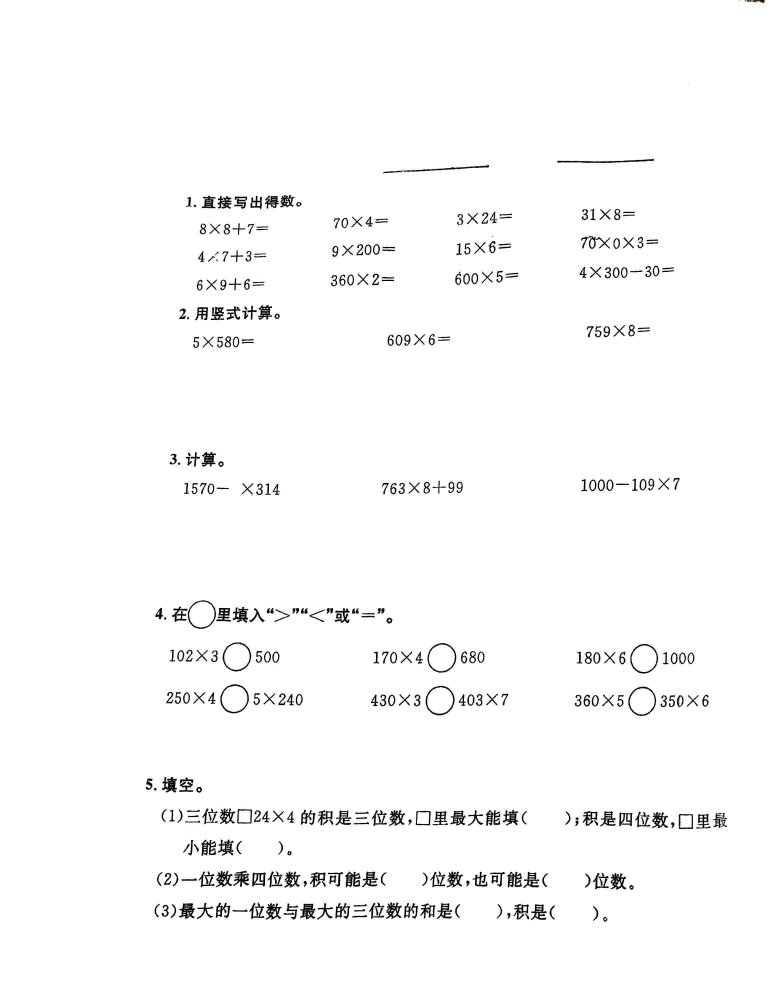
#> input picture app/assets/benchmark/demo-01-1.png, 2304 x 3001 px, given in place of clipboard-2026-10-01T02-13-32-670Z-bda9060e.jpg, which was not available (shown at 1/3 size)
$ python ingest_20261001_p3.py
#> lines starting #> are read from the running program, lines starting #| are printed output that depends on the picture; after the words box and inside, x2 and y2 are one past the last pixel; in counts of white or black regions, pixels touching at a corner belong together; pictures that were not available may be replaced by others from this repository, and a replacement may not be noted
#> in main, im is the input picture: PIL image 2304x3001 RGB; mean R, G, B 249.8, 249.8, 249.8
# -*- coding: utf-8 -*-
"""第 7 份图片（三年级第一学期第一、二单元素养卷 · 第三部分 应用）全量识别。

源图：clipboard-2026-10-01T02-13-32-670Z-bda9060e.jpg (1279 x 1706)
卷面：第三部分 应用
        1、王老师家电费（一个季度几个月）
        2、4 本书摞起来 24 毫米，40 本多高
        3、3 天看完故事书，前两天平均 125 页、第三天 85 页
        4、自行车 289 元买 3 辆，900 元够吗（用两种方法解答）
      共 **4 题**入库（全部是解答题）。

版面：本页笔迹极多（红笔批改 + 铅笔作答 + 铅笔圈画），与第 6 份卷同源（同一份卷的第三部分）。
定位沿用「印刷黑」掩膜（lum<118 且彩度<42），实测印刷行核密度 120–360，笔迹带只有 3–40。

实测（原图坐标）：
   板块标题「第三部分 应用」  y 30–60    x 572–796
   题1 行1 y 130–165  x 163–1192（题号「1.」163–181，正文 194 起）
       行2 y 170–196  x 162–568   ← 顶格，比题号起点还靠左 1px
   题2 行1 y 484–516  x 160–1192（题号「2.」160–179，正文 190 起）
       行2 y 525–549  x 160–322   ← 顶格，与题号起点同为 160
   题3 行1 y 837–864  x 165–1161（题号「3.」165–185，正文 197 起）
       行2 y 875–901  x 164–478   ← 顶格，比题号起点靠左 1px
   题4 行1 y 1184–1212 x 166–984（题号「4.」166–187，正文 198 起）
       行2 y 1224–1251 x 183–419  ← 只比题号末靠左 4px
       ①估算法： y 1299–1325 x 171–296
       ②计算法： y 1516–1541 x 181–305
   题1 的红笔斜线自右下穿出题干，题3 的题干上有学生铅笔圈画（圈内文字可辨认）。

**左边界一律取「全部内容行的最小墨迹 x」**：题 1/2/3 的续行是顶格的（比首行题号起点还靠左 1px），
按「题号末像素+1」裁会切掉续行首字 —— 按规范「题号留图只是观感，切掉内容是内容错误」，
卷面题号完整留在裁剪图内并写进 review_note。

**裁剪用「印刷黑」掩膜拟合包围盒**（本页笔迹过密，用灰度掩膜会让包围盒被邻题作答带跑偏；
本卷笔迹在题干下方 60–100px 处才出现，按印刷墨迹定界后题目文字四周留白干净）。
"""
import json
import shutil
import sys
from datetime import datetime, timedelta, timezone
from pathlib import Path

import numpy as np
from PIL import Image, ImageDraw

sys.stdout.reconfigure(encoding="utf-8")

ROOT = Path(r"D:\workspace\ai\shijuan")
SRC = Path(r"C:\Users\1\.workbuddy\clipboard-images\clipboard-2026-10-01T02-13-32-670Z-bda9060e.jpg")
BENCH_NAME = "2026-10-01-第一二单元素养卷-应用.jpg"
CN = timezone(timedelta(hours=8))
NOW = datetime.now(CN).isoformat(timespec="seconds")

PAD = 8
SECTION = "第三部分 应用"
ID_BASE = 20261001
ID_START = 39          # 当天全局递增的尾号（本卷之前到 038）

# (id_suffix, section, type, stem, options, 窗口[x0,y0,x1,y1], printed_no, conf)
ITEMS = [
    (39, SECTION, "solve",
     [{"t": "text", "v": "王老师家第一个月电费共 160 元，按这个标准计算，王老师家一个季度的电费"
                         "是多少元？（一个季度 3 个月）"}],
     [], [150, 118, 1205, 206], "1.",
     {"stem": 0.97, "options": None, "figure": None}),
    (40, SECTION, "solve",
     [{"t": "text", "v": "把 4 本相同的书摞起来，高度是 24 毫米。如果把 40 本这样的书摞起来，"
                         "高度是多少毫米？"}],
     [], [150, 478, 1205, 554], "2.",
     {"stem": 0.97, "options": None, "figure": None}),
    (41, SECTION, "solve",
     [{"t": "text", "v": "小明 3 天看完了一本故事书，前两天平均每天看 125 页，第三天看了 85 页，"
                         "这本故事书一共多少页？"}],
     [], [150, 830, 1172, 906], "3.",
     {"stem": 0.97, "options": None, "figure": None}),
    (42, SECTION, "solve",
     [{"t": "text", "v": "每辆自行车 289 元，买 3 辆这样的自行车，准备 900 元够吗？"
                         "（用两种方法解答）"}],
     [], [150, 1178, 1000, 1262], "4.",
     {"stem": 0.97, "options": None, "figure": None}),
]

NOTE = {
    39: ("左边界取全部内容行的最小墨迹 x：续行「是多少元？（一个季度 3 个月）」顶格，比首行题号起点"
         "还靠左 1px，故卷面题号「1.」完整留在裁剪图内（规范取舍：题号留图只是观感问题，切掉续行是"
         "内容错误）。右端有红笔批改斜线自下方穿出题干：题干文字在「一个季度的电费」处被斜线擦过，"
         "文字本身完整可辨认，未遮挡任何字符。自检在下边界（y214）内侧报「有墨迹」即这条红笔斜线；"
         "题干文字最下沿在 y196，与下边界有 18px 余量，无切字。"),
    40: ("左边界取全部内容行的最小墨迹 x：续行「是多少毫米？」顶格，与首行题号起点同为 x160，"
         "故卷面题号「2.」完整留在裁剪图内。下边界外紧邻学生作答「24×4=96(mm)」的上缘"
         "（实测笔迹上缘 y562，题干下沿 y549），题干本身完整无切字。"),
    41: ("左边界取全部内容行的最小墨迹 x：续行「这本故事书一共多少页？」顶格，比首行题号起点靠左 1px，"
         "故卷面题号「3.」完整留在裁剪图内。题干上「前两天平均每天看」有学生铅笔圈画，圈内文字"
         "清晰可辨认，未遮挡任何字符。自检在上边界（y822）内侧报「有墨迹」是上一题作答区的横线与"
         "学生铅笔圈的上缘；题干首行文字上缘在 y833，与上边界有 11px 余量，无切字。"),
    42: ("左边界取首行题号起点 x166：本题续行「（用两种方法解答）」起点 x183 只比题号末像素 x187 靠左 4px，"
         "若按「题号末+1」裁会切到括号左弧，故仍保留题号「4.」在裁剪图内。"
         "⚠️ 卷面在题干下方另印有「①估算法：」（y1299–1325, x171–296）与「②计算法：」（y1516–1541, "
         "x181–305）两个**作答位置标签**（标签下均为学生手写作答，无印刷内容）。按「只识别题目本身"
         "＋只有标签无小题内容的不入库」判为作答位置指示、非题目内容，**未入题干、未入裁剪**；"
         "题干已用「（用两种方法解答）」完整表达要求，此处留档以备组卷时还原版式。"),
}


def print_mask(im: Image.Image) -> np.ndarray:
    a = np.asarray(im.convert("RGB")).astype(np.int32)
    R, G, B = a[:, :, 0], a[:, :, 1], a[:, :, 2]
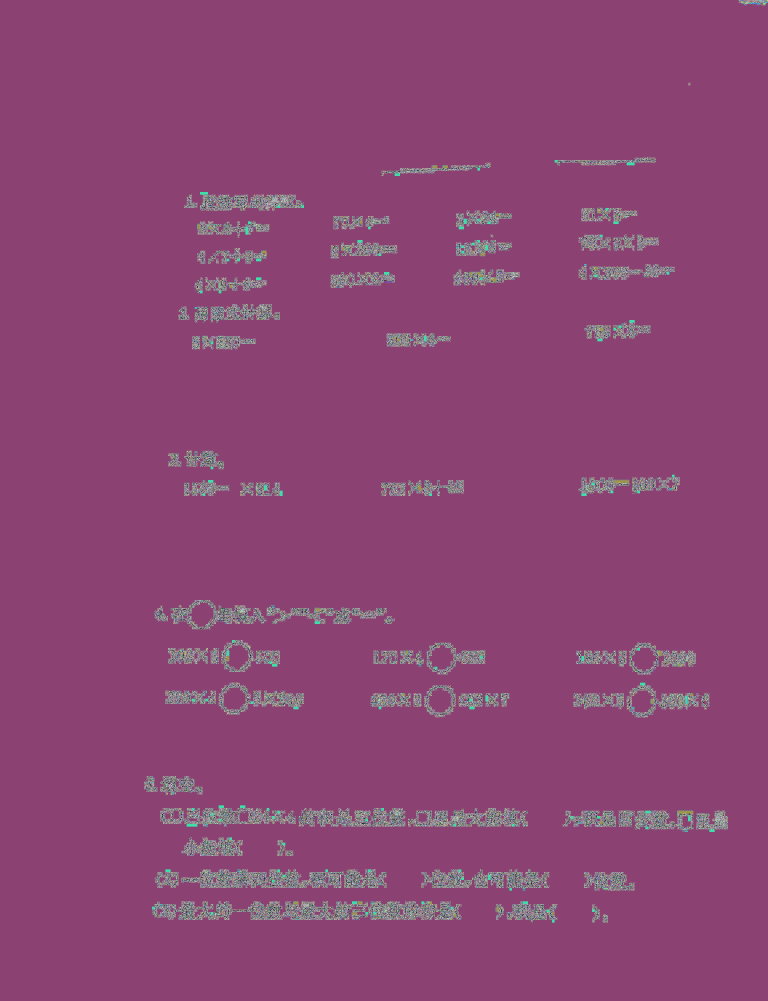
#> R: shape (3001, 2304) int32 (shown at 1/3 size); 256 distinct labels, from 0 to 255; one colour per label, 0 black
#> G: shape (3001, 2304) int32; 256 distinct labels, from 0 to 255
#> B: shape (3001, 2304) int32; 256 distinct labels, from 0 to 255
    lum = (R * 299 + G * 587 + B * 114) // 1000
#> lum: shape (3001, 2304) int32; 256 distinct labels, from 0 to 255
    mx = np.maximum(np.maximum(R, G), B)
#> mx: shape (3001, 2304) int32; 256 distinct labels, from 0 to 255
    mn = np.minimum(np.minimum(R, G), B)
#> mn: shape (3001, 2304) int32; 256 distinct labels, from 0 to 255
    return (lum < 118) & (mx - mn < 42)
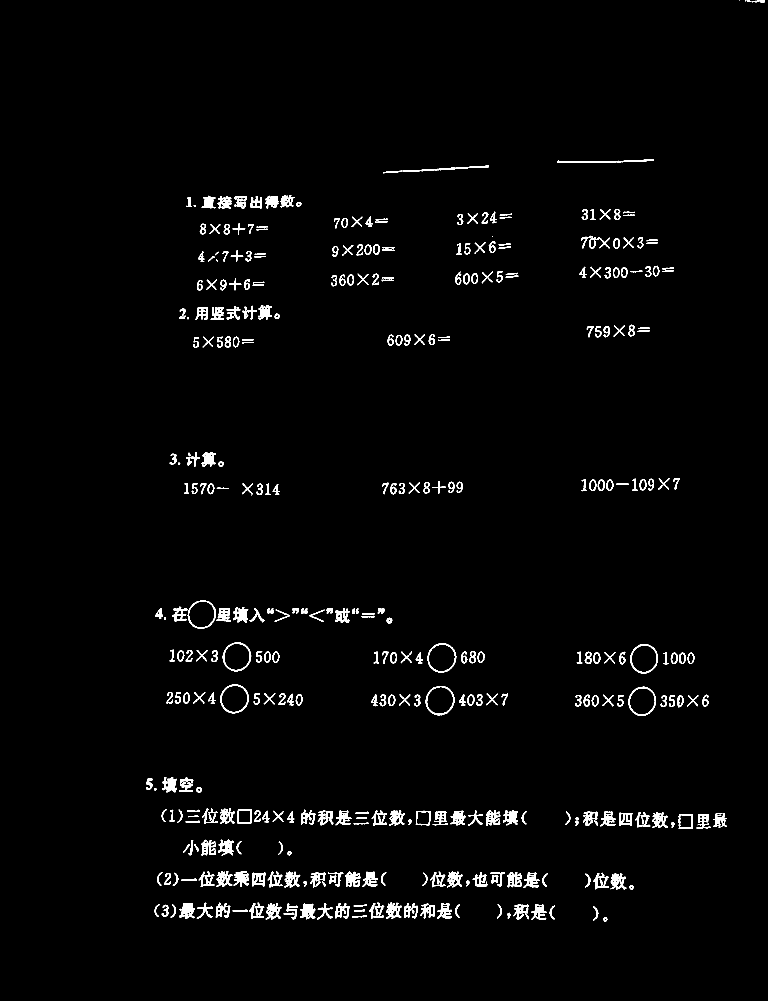
#> returned value: shape (3001, 2304) bool (shown at 1/3 size); 1.9% white; 408 white regions (14 under 20 px), largest, box (x1, y1, x2, y2) and area: (1672, 477, 1962, 489) 1230, (538, 2710, 585, 2756) 1184, (1832, 2620, 1879, 2668) 1166


def fit(P: np.ndarray, win, pad=PAD):
    x0, y0, x1, y1 = win
    sub = P[y0:y1, x0:x1]
    ys, xs = np.where(sub)
    if len(ys) == 0:
        return None
    return [int(x0 + xs.min()) - pad, int(y0 + ys.min()) - pad,
            int(x0 + xs.max()) + 1 + pad, int(y0 + ys.max()) + 1 + pad]


def main() -> None:
    dst = ROOT / "data" / "benchmark" / BENCH_NAME
    if not dst.exists():
        shutil.copy2(SRC, dst)
    im = Image.open(SRC).convert("RGB")
    P = print_mask(im)
    print("原图", im.size, "->", dst.name)
#| 原图 (2304, 3001) -> 2026-10-01-第一二单元素养卷-应用.jpg

    known = {}
    for f in (ROOT / "data" / "questions").glob("*.json"):
        q = json.loads(f.read_text(encoding="utf-8"))
        txt = "".join(str(s.get("v", "")) for s in q.get("stem") or [] if isinstance(s, dict))
        known.setdefault(txt, []).append(q["id"])

    crops = []
    for idx, item in enumerate(ITEMS, 1):
        suf, section, qtype, stem, options, win, printed_no, conf = item
        qid = f"q-{ID_BASE}-{suf:03d}"
        no = idx                                     # no = 卷内阅读顺序，每卷从 1 开始
        bbox = fit(P, win)
        assert bbox, f"{qid} 窗口内无印刷墨迹"
        crop_name = f"{qid}.jpg"
        im.crop(tuple(bbox)).save(ROOT / "data" / "crops" / crop_name, quality=95)

        txt = "".join(str(s.get("v", "")) for s in stem)
        dup = [k for k in known.get(txt, []) if k != qid]

        data = {
            "schema_version": 2,
            "id": qid,
            "no": no,
            "section": section,
            "type": qtype,
            "stem": stem,
            "options": options,
            "source": {
                "file": BENCH_NAME,
                "page": 1,
                "bbox": bbox,
                "crop": crop_name,
                "printed_no": printed_no,
                "crop_reviewed": True,
                "review_note": NOTE[suf],
            },
            "confidence": conf,
            "created_at": NOW,
            "updated_at": NOW,
        }
        (ROOT / "data" / "questions" / f"{qid}.json").write_text(
            json.dumps(data, ensure_ascii=False, indent=2), encoding="utf-8")
        crops.append((qid, no, im.crop(tuple(bbox))))
        flag = f"  ⚠️重复({','.join(dup)})" if dup else ""
        print(f"{qid} 第{no}题 {qtype:9s} bbox={bbox} {bbox[2]-bbox[0]:4d}x{bbox[3]-bbox[1]:3d}{flag}")
#> after the loop, crops = []

    CW = 900
    rows = []
    for qid, no, c in crops:
        f = CW / c.width
        rows.append((qid, no, c.resize((CW, max(1, int(c.height * f))))))
    H = sum(r[2].height + 34 for r in rows) + 10
    sheet = Image.new("RGB", (CW + 16, H), "#ffffff")
    dr = ImageDraw.Draw(sheet)
    y = 6
    for qid, no, c in rows:
        dr.text((8, y + 8), f"{qid}  #{no}", fill=(200, 0, 0))
        y += 30
        sheet.paste(c, (8, y))
        dr.rectangle([7, y - 1, 8 + c.width, y + c.height], outline=(0, 150, 0))
        y += c.height + 4
    out = ROOT / "data" / "samples" / "_crops_check_p7.jpg"
    sheet.save(out, quality=90)
    print("校验图 ->", out.name, sheet.size)


if __name__ == "__main__":
#> (the run stopped early here; a loop or call above may not have finished)

$ run again, on app/assets/benchmark/demo-04-2.jpg
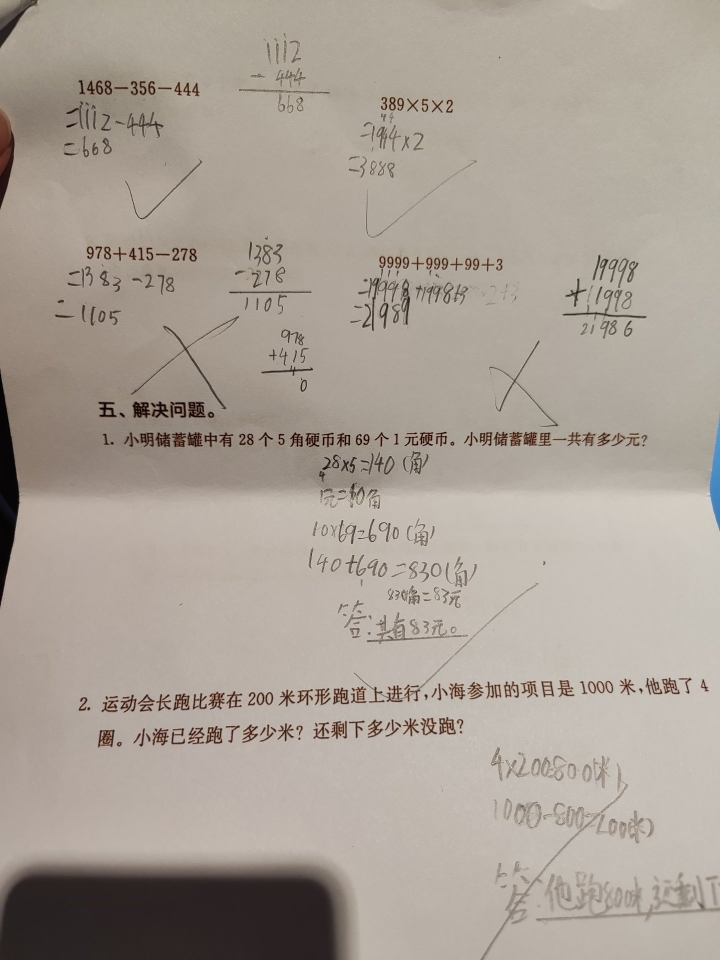
#> input picture app/assets/benchmark/demo-04-2.jpg, 1440 x 1920 px, given in place of clipboard-2026-10-01T02-13-32-670Z-bda9060e.jpg, which was not available (shown at 1/2 size)
#> in main, im is the input picture: PIL image 1440x1920 RGB; mean R, G, B 169.9, 160.4, 150.5
#> in print_mask, `return (lum < 118) & (mx - mn < 42)`:
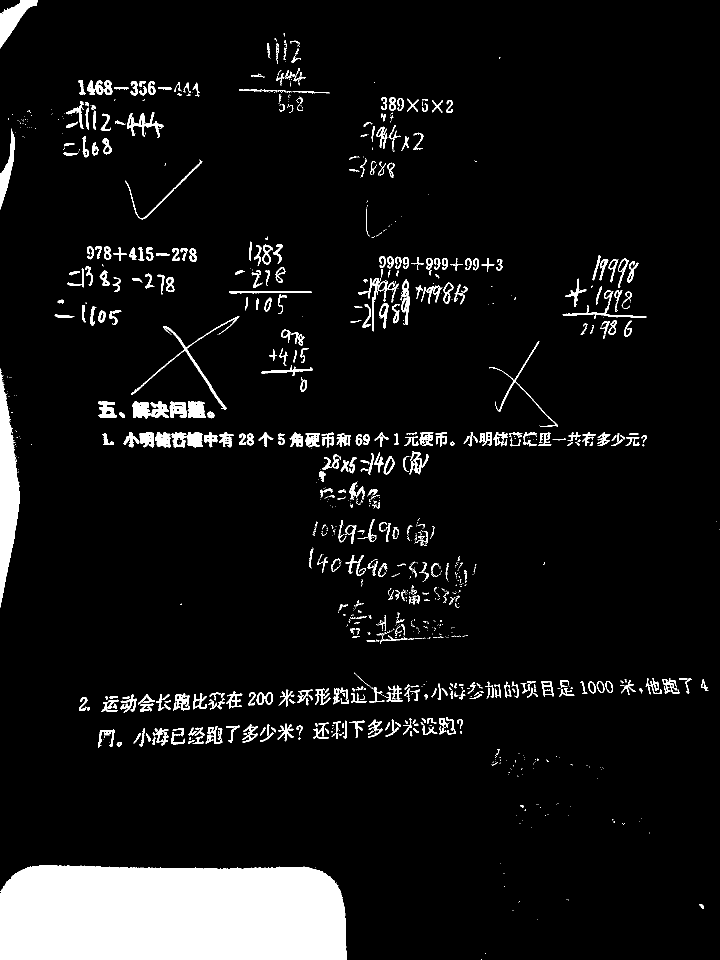
#> returned value: shape (1920, 1440) bool (shown at 1/2 size); 7.7% white; 1222 white regions (745 under 20 px), largest, box (x1, y1, x2, y2) and area: (0, 1730, 694, 1920) 125327, (0, 737, 40, 1215) 10535, (0, 0, 76, 97) 2742
#| 原图 (1440, 1920) -> 2026-10-01-第一二单元素养卷-应用.jpg
#> the loop in main, `for idx, item in enumerate(ITEMS, 1):` made 4 passes
#> bbox on passes 1 to 4: [148, 110, 913, 214], [142, 470, 1213, 562], [189, 822, 1180, 914], [352, 1170, 929, 1270]
#> (printed output is left out)
#> after the loop in main, `for idx, item in enumerate(ITEMS, 1):`: crops = 4 items
#> the loop in main, `for qid, no, c in crops:` made 4 passes
#> (qid, f) on passes 1 to 4: ('q-20261001-039', 1.18), ('q-20261001-040', 0.84), ('q-20261001-041', 0.908), ('q-20261001-042', 1.56)
#> H = 583
#> the loop in main, `for qid, no, c in rows:` made 4 passes
#> (qid, y) on passes 1 to 4: ('q-20261001-039', 162), ('q-20261001-040', 273), ('q-20261001-041', 390), ('q-20261001-042', 579)
#> after the loop in main, `for qid, no, c in rows:`:
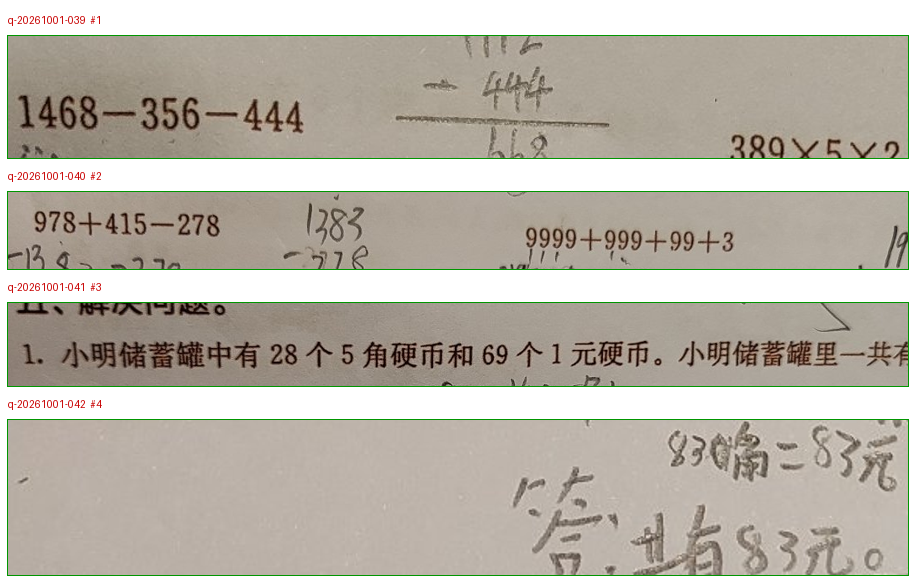
#> sheet: PIL image 916x583 RGB; mean R, G, B 187.9, 182.3, 171.7
#> after the loop in main, `for qid, no, c in rows:`: y = 579
#| 校验图 -> _crops_check_p7.jpg (916, 583)

$ run again, on app/assets/benchmark/demo-04-3.jpg
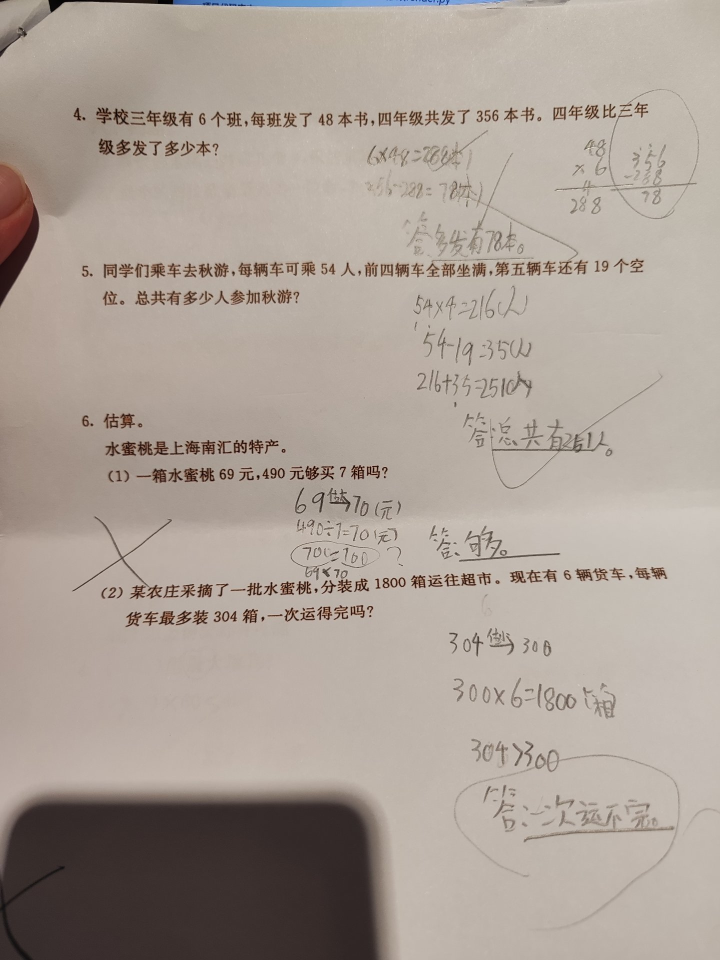
#> input picture app/assets/benchmark/demo-04-3.jpg, 1440 x 1920 px, given in place of clipboard-2026-10-01T02-13-32-670Z-bda9060e.jpg, which was not available (shown at 1/2 size)
#> in main, im is the input picture: PIL image 1440x1920 RGB; mean R, G, B 170.7, 159.5, 150.5
#> in print_mask, `R, G, B = a[:, :, 0], a[:, :, 1], a[:, :, 2]`:
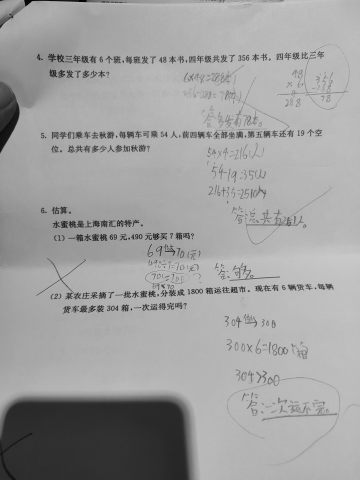
#> G: shape (1920, 1440) int32 (shown at 1/4 size); min 0, max 255, mean 159.5
#> in print_mask, `return (lum < 118) & (mx - mn < 42)`:
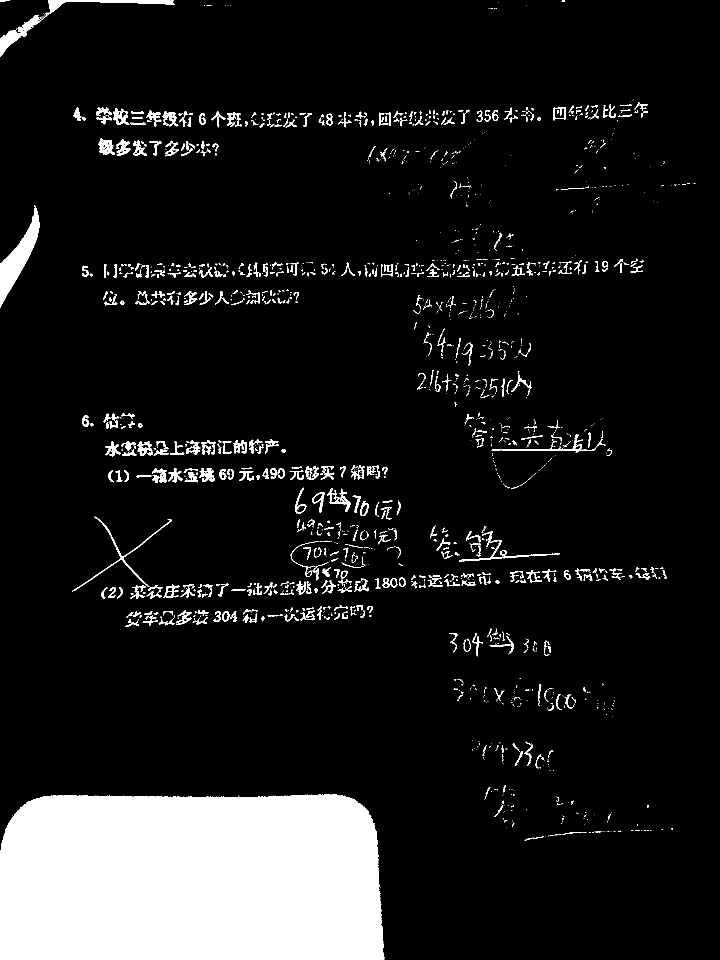
#> returned value: shape (1920, 1440) bool (shown at 1/2 size); 11.1% white; 1786 white regions (1218 under 20 px), largest, box (x1, y1, x2, y2) and area: (0, 1588, 769, 1920) 244602, (0, 410, 79, 616) 5190, (0, 0, 350, 114) 3611
#| 原图 (1440, 1920) -> 2026-10-01-第一二单元素养卷-应用.jpg
#> after the loop in main, `for idx, item in enumerate(ITEMS, 1):`: crops = []
